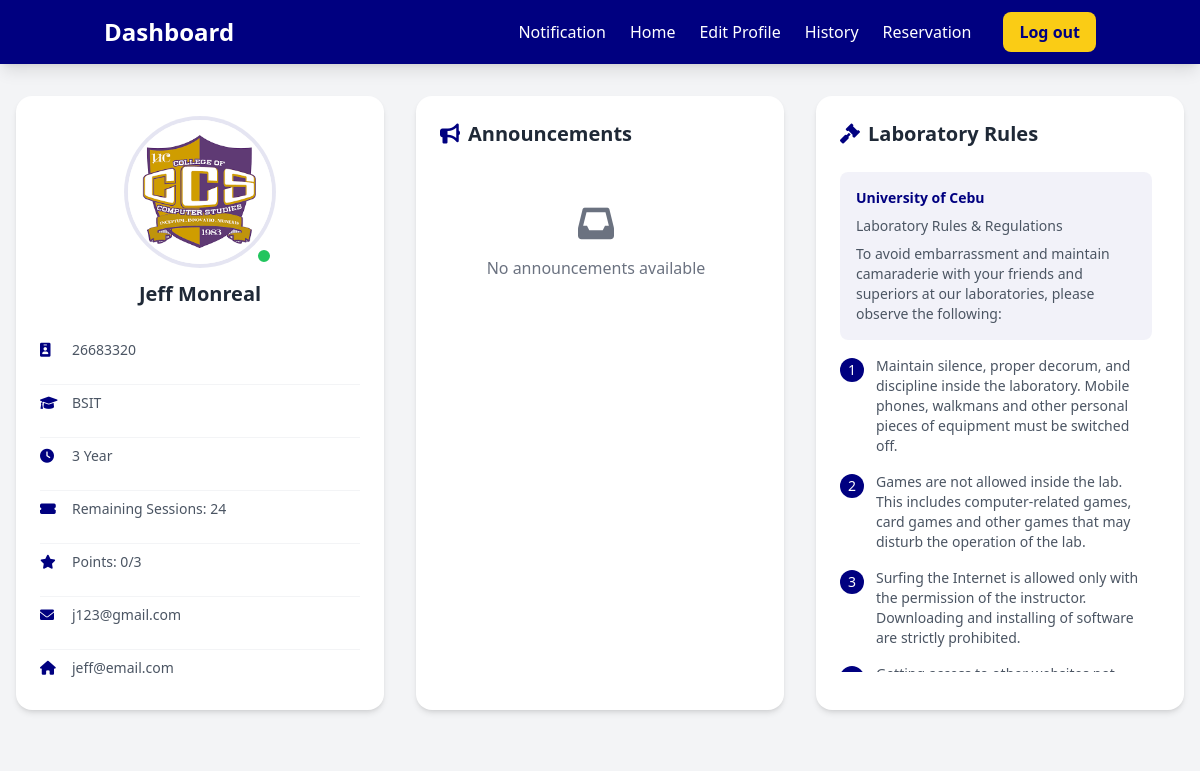
The page /dashboard.php (signed in) on the database as committed earlier.
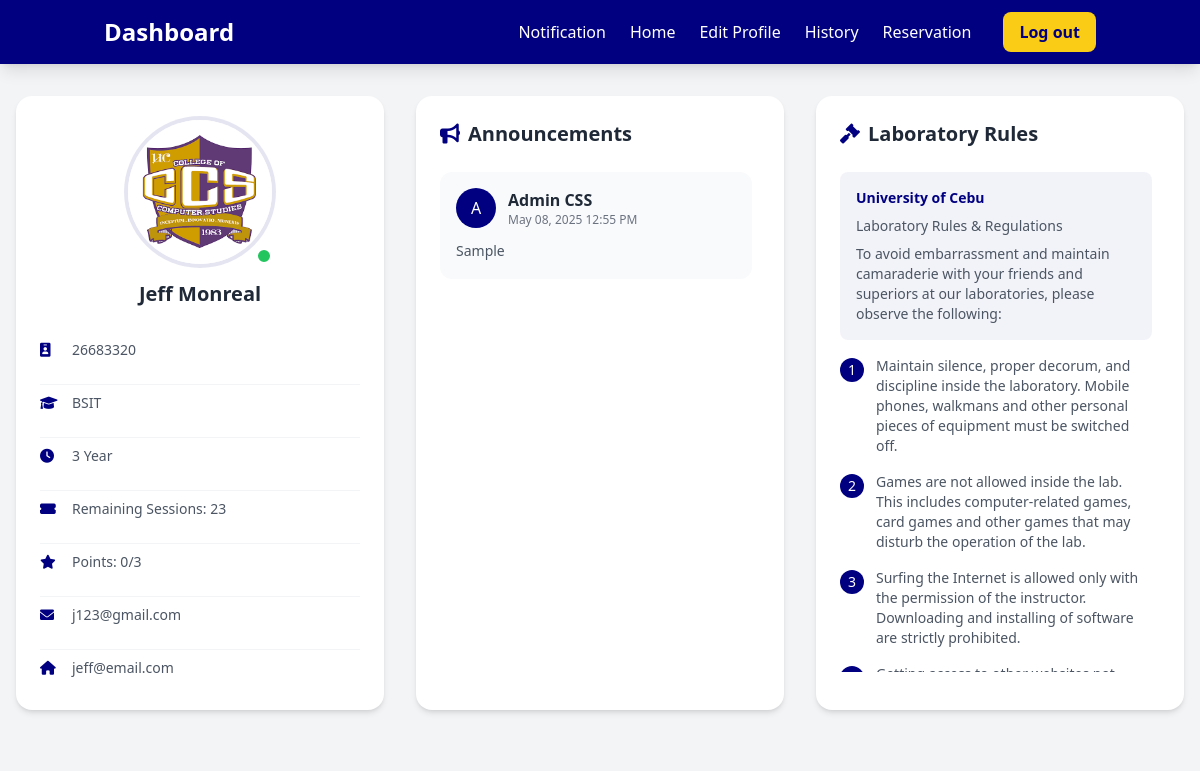
The same page on the database as committed later.
### tables this page shows
CREATE TABLE `users` (
  `ID` int(11) NOT NULL,
  `ID_NUMBER` int(11) NOT NULL,
  `LASTNAME` varchar(50) NOT NULL,
  `FIRSTNAME` varchar(50) NOT NULL,
  `MIDDLENAME` varchar(50) DEFAULT NULL,
  `COURSE` varchar(100) DEFAULT NULL,
  `YEAR` int(11) DEFAULT NULL,
  `USERNAME` varchar(50) NOT NULL,
  `PASSWORD` varchar(100) NOT NULL,
  `EMAIL` varchar(100) NOT NULL,
  `ADDRESS` varchar(30) DEFAULT NULL,
  `SESSION` int(11) DEFAULT 30,
  `IMAGE` varchar(100) DEFAULT NULL,
  `CREATED_AT` timestamp NOT NULL DEFAULT current_timestamp(),
  `user_type` enum('student','admin') NOT NULL DEFAULT 'student',
  `POINTS` int(11) DEFAULT 0
);

CREATE TABLE `announcements` (
  `id` int(11) NOT NULL,
  `admin_username` varchar(50) NOT NULL,
  `content` text NOT NULL,
  `date_posted` datetime DEFAULT current_timestamp()
);

### dashboard.php (the view, shortened to what the changed rows need)
<?php
$host = 'localhost';
$username = 'root';
$password = '';
$dbname = 'ccs-sit-in';
$conn = new mysqli($host, $username, $password, $dbname);
$user = $_SESSION['username'];
$stmt = $conn->prepare("SELECT ID_NUMBER, LASTNAME, FIRSTNAME, MIDDLENAME, COURSE, YEAR, EMAIL, ADDRESS, IMAGE, SESSION, POINTS FROM users WHERE USERNAME = ?");
$stmt->bind_param("s", $user);
$stmt->execute();
$stmt->bind_result($IDNO, $lName, $fName, $MdName, $Course, $Yrlevel, $email, $address, $profile_image, $session, $points);
$default_image = "images/css.png";
$profile_image = $profile_image ? $profile_image : $default_image;
$announcements_query = $conn->query("
    SELECT a.*, u.FIRSTNAME, u.LASTNAME
    FROM announcements a
    LEFT JOIN users u ON a.admin_username = u.USERNAME
    ORDER BY a.date_posted DESC
");
?>
<!DOCTYPE html>
<html lang="en">
<head>
    <script src="https://cdn.tailwindcss.com"></script>
    <link href="https://cdnjs.cloudflare.com/ajax/libs/font-awesome/6.0.0-beta3/css/all.min.css" rel="stylesheet">
</head>
<body class="bg-gray-100 min-h-screen">
    <header class="bg-navy-800 shadow-lg">
        <div class="container mx-auto px-4">
            <nav class="flex items-center justify-between h-16">
                <h2 class="text-2xl font-bold text-white">Dashboard</h2>
            </nav>
        </div>
    </header>
    <main class="container mx-auto px-4 py-8 max-w-7xl">
        <div class="grid grid-cols-1 lg:grid-cols-3 gap-8">
            <div class="bg-white rounded-2xl shadow-md p-6 hover:shadow-xl transition-shadow duration-300">
                <div class="flex flex-col items-center">
                    <div class="relative">
                        <img src="<?php echo htmlspecialchars($profile_image); ?>" alt="" class="w-36 h-36 rounded-full object-cover ring-4 ring-navy-800/10">
                        <div class="absolute bottom-0 right-0 bg-green-500 w-4 h-4 rounded-full border-2 border-white"></div>
                    </div>
                    <h3 class="text-xl font-bold mt-4 mb-6 text-gray-800"><?php echo htmlspecialchars("$fName $lName"); ?></h3>
                    <div class="space-y-4 w-full text-sm divide-y divide-gray-100">
                        <div class="flex items-center py-2">
                            <i class="fas fa-id-badge w-5 text-navy-800"></i>
                            <span class="text-gray-600 ml-3"><?php echo htmlspecialchars($IDNO); ?></span>
                        </div>
                        <div class="flex items-center py-2">
                            <i class="fas fa-graduation-cap w-5 text-navy-800"></i>
                            <span class="text-gray-600 ml-3"><?php echo htmlspecialchars($Course); ?></span>
                        </div>
                        <div class="flex items-center py-2">
                            <i class="fas fa-clock w-5 text-navy-800"></i>
                            <span class="text-gray-600 ml-3"><?php echo htmlspecialchars($Yrlevel); ?> Year</span>
                        </div>
                        <div class="flex items-center py-2">
                            <i class="fas fa-ticket-alt w-5 text-navy-800"></i>
                            <span class="text-gray-600 ml-3">Remaining Sessions: <?php echo htmlspecialchars($session); ?></span>
                        </div>
                        <div class="flex items-center py-2">
                            <i class="fas fa-star w-5 text-navy-800"></i>
                            <span class="text-gray-600 ml-3">Points: <?php echo htmlspecialchars($points); ?>/3</span>
                        </div>
                        <div class="flex items-center py-2">
                            <i class="fas fa-envelope w-5 text-navy-800"></i>
                            <span class="text-gray-600 ml-3"><?php echo htmlspecialchars($email); ?></span>
                        </div>
                        <div class="flex items-center py-2">
                            <i class="fas fa-home w-5 text-navy-800"></i>
                            <span class="text-gray-600 ml-3"><?php echo htmlspecialchars($address); ?></span>
                        </div>
                    </div>
                </div>
            </div>
            <div class="bg-white rounded-2xl shadow-md p-6 hover:shadow-xl transition-shadow duration-300">
                <div class="max-h-[500px] overflow-y-auto pr-2">
                    <?php if ($announcements_query->num_rows > 0): ?>
                        <?php while($announcement = $announcements_query->fetch_assoc()): ?>
                            <div class="mb-6 bg-gray-50 rounded-xl p-4 last:mb-0">
                                <div class="flex items-center mb-3">
                                    <div class="w-10 h-10 bg-navy-800 rounded-full flex items-center justify-center text-white">
                                        <?php echo strtoupper(substr($announcement['FIRSTNAME'], 0, 1)); ?>
                                    </div>
                                    <div class="ml-3">
                                        <p class="font-semibold text-gray-800">
                                            <?php echo htmlspecialchars($announcement['FIRSTNAME'] . ' ' . $announcement['LASTNAME']); ?>
                                        </p>
                                        <p class="text-xs text-gray-500">
                                            <?php echo date('F d, Y h:i A', strtotime($announcement['date_posted'])); ?>
                                        </p>
                                    </div>
                                </div>
                                <p class="text-gray-600 text-sm leading-relaxed">
                                    <?php echo nl2br(htmlspecialchars($announcement['content'])); ?>
                                </p>
                            </div>
                        <?php endwhile; ?>
                    <?php else: ?>
                        <div class="text-center py-8 text-gray-500">
                            <i class="fas fa-inbox text-4xl mb-3"></i>
                            <p>No announcements available</p>
                        </div>
                    <?php endif; ?>
                </div>
            </div>
        </div>
    </main>
</body>
</html>

Rows that differ between the two databases and show on the page:
changed users "Jeff Monreal": SESSION "24" → "23"
added announcements: users.FIRSTNAME "A", users.FIRSTNAME+LASTNAME "Admin CSS", date_posted "May 08, 2025 12:55 PM", content "Sample"
Other text that changed with them:
text no longer shown: "No announcements available"
